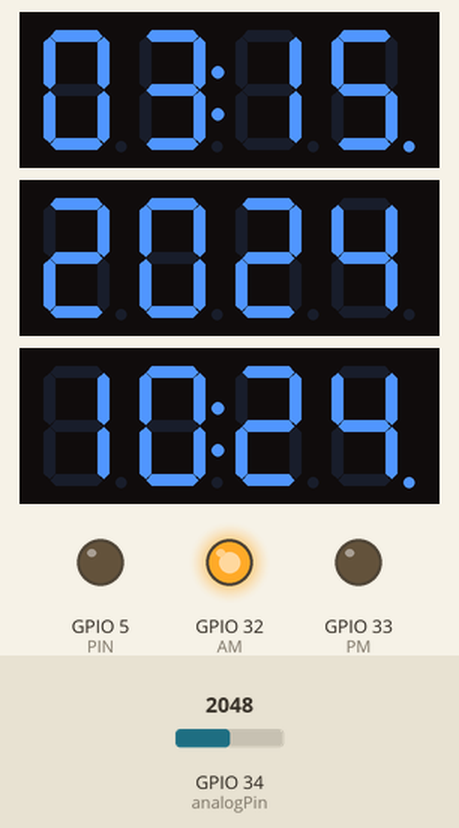
The sketch below on a simulated ESP32. Parts: 3 × 4-digit seven-segment display, output pins drawn as LEDs (lit = HIGH). The test bench sets the inputs (shaded band); at power-on: GPIO 34 (analogPin) = 2048. WiFi joins after 1.5 s; servers stay silent unless stated; network time is answered at once with the bench clock; the local clock reads 2024-03-15 10:24:30 at power-on unless the sketch sets it; what the sketch prints to the serial monitor is not drawn.

Above: at 4.7 s.
At 90.2 s:
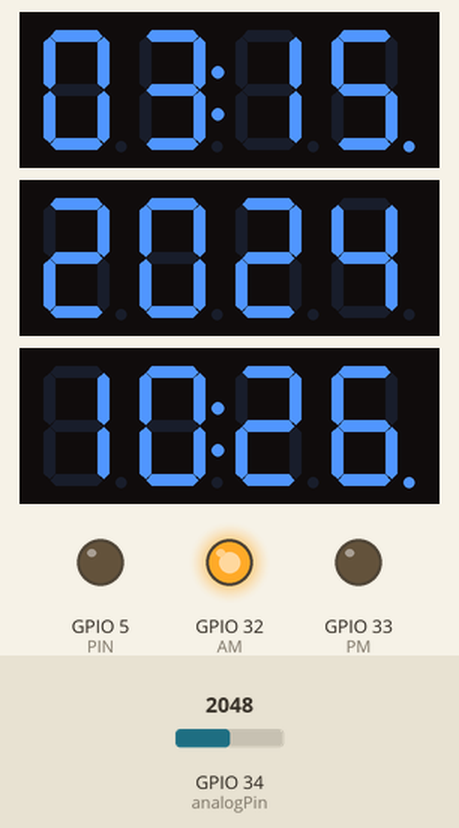
Timing chart, 0 to 91.7 s (numbered marks = the images above):
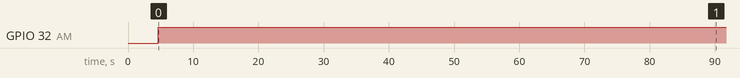

The sketch:

BTTF_LAMP_CLOCK_WEBPORTAL.ino
```cpp
#include "Adafruit_NeoPixel.h"
#include "TM1637Display.h"
#include "WiFiManager.h"
#include "NTPClient.h"


// Which pin on the Arduino is connected to the NeoPixels?
#define PIN        5 // Strip led DIN

#define red_CLK 16
#define red1_DIO 17
#define red2_DIO 18
#define red3_DIO 19

#define AM 32
#define PM 33

// How many NeoPixels are attached to the Arduino?
#define NUMPIXELS 48 // Popular NeoPixel ring size

bool res;
int var=0;
int analogPin = 34;
const long utcOffsetInSeconds = 3600; // Offset in second

//========================USEFUL VARIABLES=============================
int UTC = 2; // UTC + value in hour - Summer time
int Display_backlight = 3; // Set displays brightness 0 to 7;
//======================================================================

// When setting up the NeoPixel library, we tell it how many pixels,
Adafruit_NeoPixel pixels(NUMPIXELS, PIN, NEO_GRB + NEO_KHZ800);
// Setup the red displays
TM1637Display red1(red_CLK, red1_DIO);
TM1637Display red2(red_CLK, red2_DIO);
TM1637Display red3(red_CLK, red3_DIO);

WiFiUDP ntpUDP;
NTPClient timeClient(ntpUDP, "pool.ntp.org", utcOffsetInSeconds*UTC);

void setup() {

  pinMode(PIN, OUTPUT);
  pinMode(red_CLK, OUTPUT);
  pinMode(red1_DIO, OUTPUT);
  pinMode(red2_DIO, OUTPUT);
  pinMode(red3_DIO, OUTPUT);
  pinMode(AM, OUTPUT);
  pinMode(PM, OUTPUT);

  pinMode(analogPin, INPUT);
  //manager.resetSettings();

  Serial.begin(9600);

    WiFiManager manager;

   manager.setTimeout(180);
  //fetches ssid and password and tries to connect, if connections succeeds it starts an access point with the name called "BTTF_CLOCK" and waits in a blocking loop for configuration
  res = manager.autoConnect("BTTF_LAMP_CLOCK","password");

  if(!res) {
  Serial.println("failed to connect and timeout occurred");
  ESP.restart(); //reset and try again
  }

  delay(3000);

  timeClient.begin();
  red1.setBrightness(Display_backlight);
  red2.setBrightness(Display_backlight);
  red3.setBrightness(Display_backlight);
  pixels.setBrightness(250);

}

void loop() {

  timeClient.update();
  Serial.print("Time: ");
  Serial.println(timeClient.getFormattedTime());
  unsigned long epochTime = timeClient.getEpochTime();
  struct tm *ptm = gmtime ((time_t *)&epochTime);
  int currentYear = ptm->tm_year+1900;
  Serial.print("Year: ");
  Serial.println(currentYear);

  int monthDay = ptm->tm_mday;
  Serial.print("Month day: ");
  Serial.println(monthDay);

  int currentMonth = ptm->tm_mon+1;
  Serial.print("Month: ");
  Serial.println(currentMonth);

red1.showNumberDecEx(currentMonth,0b01000000,true,2,0);
red1.showNumberDecEx(monthDay,0b01000000,true,2,2);
red2.showNumberDecEx(currentYear,0b00000000,true);
red3.showNumberDecEx(timeClient.getHours(),0b01000000,true,2,0);
red3.showNumberDecEx(timeClient.getMinutes(),0b01000000,true,2,2);

if((currentMonth*30 + monthDay) >= 121 && (currentMonth*30 + monthDay) < 331){
timeClient.setTimeOffset(utcOffsetInSeconds*UTC);} // Change daylight saving time - Summer
else {timeClient.setTimeOffset((utcOffsetInSeconds*UTC) - 3600);} // Change daylight saving time - Winter


if(timeClient.getHours()>=13){
  digitalWrite(AM,0);
  digitalWrite(PM,1);}

else if(timeClient.getHours()==12){
  digitalWrite(AM,0);
  digitalWrite(PM,1);}

else{
  digitalWrite(AM,1);
  digitalWrite(PM,0);}


  pixels.clear(); // Set all pixel colors to 'off'

  if(var>3){var = 0;} // Reset counter

// read the switch
  if(analogRead(analogPin) > 100)
  {
    var = var+1 ;
    delay(45);
  }

Serial.print("Var=");
Serial.println(var);
Serial.print("Digital=");
Serial.println(analogRead(analogPin));

delay(100);
  switch (var) {
  case 0:
  for(int i=0; i<6;i++){
  pixels.setPixelColor(i, pixels.Color(255,0,0));
  }
  for(int i=6; i<12;i++){
  pixels.setPixelColor(i, pixels.Color(160,160,0));
  }
  for(int i=12; i<18;i++){
  pixels.setPixelColor(i, pixels.Color(255,0,0));
  }
  pixels.show();
  break;

  case 1:
    for(int i=0; i<6;i++){
  pixels.setPixelColor(i, pixels.Color(0,0,255));
  }
  for(int i=6; i<12;i++){
  pixels.setPixelColor(i, pixels.Color(200,250,255));

  }
  for(int i=12; i<18;i++){
  pixels.setPixelColor(i, pixels.Color(0,0,255));
  }
 pixels.show();
 break;

 case 2:
  pixels.clear();
  for(int i=0; i<6;i++){
  pixels.setPixelColor(i, pixels.Color(255,0,10));
  }
    for(int i=6; i<12;i++){
  pixels.setPixelColor(i, pixels.Color(0,10,255));
  }
    for(int i=12; i<18;i++){
  pixels.setPixelColor(i, pixels.Color(255,0,10));
  }
 pixels.show();
 break;

case 3:
  pixels.clear();
  for(int i=0; i<16;i++){
  pixels.setPixelColor(i, pixels.Color(0,0,0));
  }
 pixels.show();
 break;

  }


}
```

Measured:
- by itself, GPIO 32 (AM): LOW → HIGH at 4.6 s
- what the display in image 0 shows lasts 25.5 s, from 4.6 s to 30.1 s
